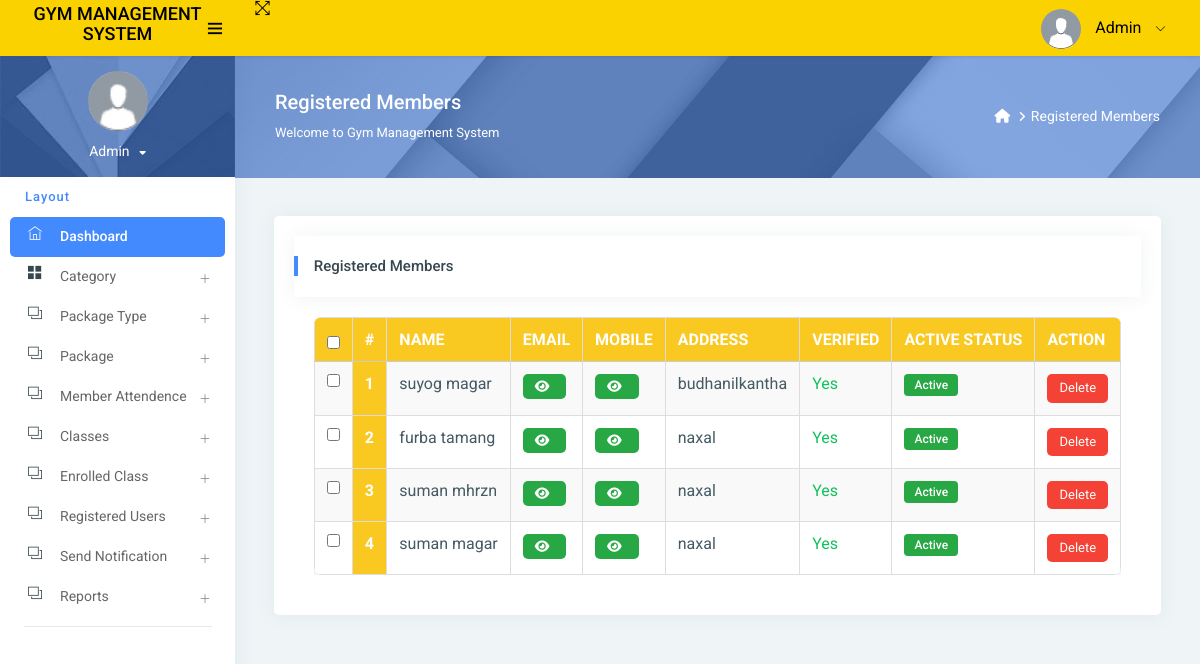
The page /reg_member/ (signed in) on the database as committed earlier.
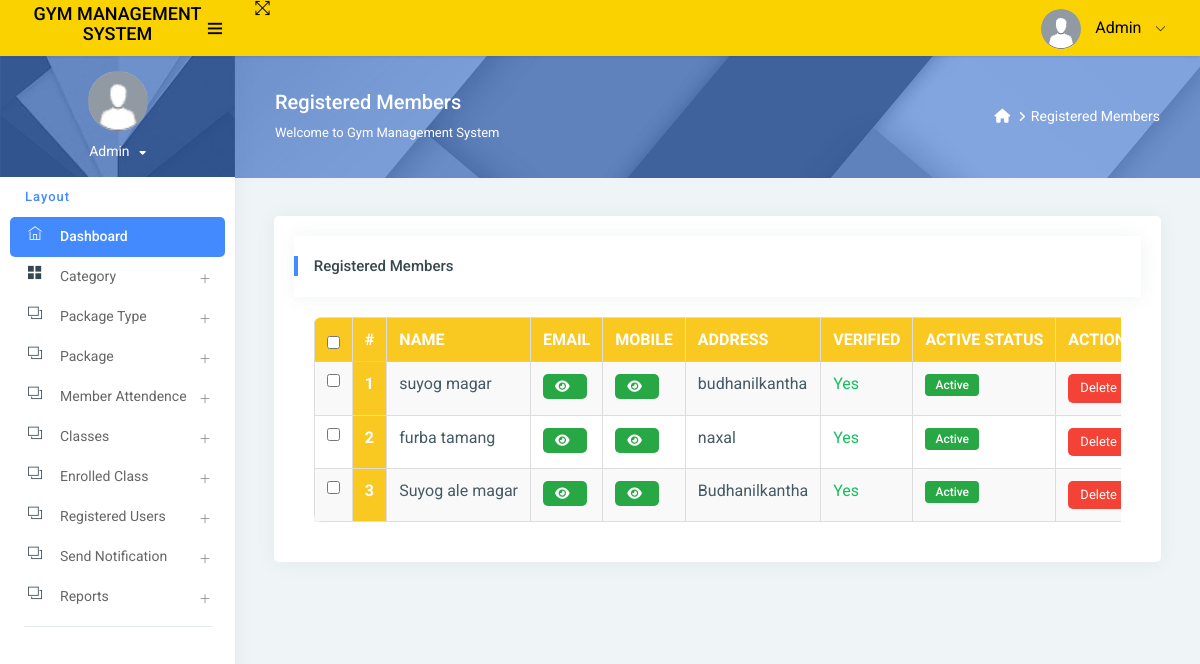
The same page on the database as committed later.
### app/models.py (models this page shows)
class Signup(models.Model):
    user = models.OneToOneField(User, on_delete=models.CASCADE, null=True)  # One-to-One link with User
    mobile = models.CharField(max_length=15, null=True)
    state = models.CharField(max_length=150, null=True)
    city = models.CharField(max_length=150, null=True)
    address = models.CharField(max_length=200, null=True)
    creationdate = models.DateTimeField(auto_now_add=True)
    def __str__(self):
        return self.user.username

### app/views.py (the view)
# urls.py: path('reg_member/', reg_member, name="reg_member"),
@login_required(login_url='/admin_login/')
def reg_member(request):
    data = Signup.objects.all()
    print(data)
    d = {'data': data}
    return render(request, "admin/reg_member.html", locals())

### templates/admin/reg_member.html (shortened to what this page needs)
{% extends 'admin_base.html' %}
{% load static %}
{% block main %}
<link rel="stylesheet" href="https://cdnjs.cloudflare.com/ajax/libs/font-awesome/6.2.0/css/all.min.css" />
<div class="page-header">
    <div class="page-block">
        <div class="row align-items-center">
            <div class="col-md-8">
                <div class="page-header-title">
                    <h5 class="m-b-10">Registered Members</h5>
                    <p class="m-b-0">Welcome to Gym Management System</p>
                </div>
            </div>
            <div class="col-md-4">
                <ul class="breadcrumb-title">
                    <li class="breadcrumb-item">
                        <a href="{% url 'admin_home' %}"> <i class="fa fa-home"></i> </a>
                    </li>
                    <li class="breadcrumb-item"><a href="">Registered Members</a></li>
                </ul>
            </div>
        </div>
    </div>
</div>
<div class="pcoded-inner-content">
    <div class="main-body">
        <div class="page-wrapper">
            <div class="page-body">
                <div class="row">
                    <div class="col-md-12">
                        <div class="card">
                            <div class="card-block">
                                <div class="card-header">
                                    <h5> Registered Members</h5>
                                </div>
                                <div class="card-block table-border-style">
                                    <div class="table-responsive">
                                        <table class="table">
                                            <thead>
                                            <tr>
                                                <th><input type="checkbox" id="select-all" onclick="toggleSelectAll()"></th>
                                                <th>#</th>
                                                <th>Name</th>
                                                <th>Email</th>
                                                <th>Mobile</th>
                                                <th>Address</th>
                                                <th>Verified</th>
                                                <th>Active Status</th>
                                                <th>Action</th>
                                            </tr>
                                            </thead>
                                            <tbody>
                                            {% for i in data %}
                                            <tr>
                                                <td><input type="checkbox" class="select-member" data-member-id="{{ i.user_id }}"></td>
                                                <th scope="row">{{ forloop.counter }}</th>
                                                <td>{{ i.user.first_name }} {{ i.user.last_name }}</td>
                                                <td>
                                                    <button type="button" class="btn btn-success" id="email-btn-{{ forloop.counter }}" onclick="togglePassword('email-{{ forloop.counter }}', this.id)">
                                                        <i class="fa fa-eye"></i>
                                                    </button>
                                                </td>
                                                <td>
                                                    <button type="button" class="btn btn-success" id="mobile-btn-{{ forloop.counter }}" onclick="togglePassword('mobile-{{ forloop.counter }}', this.id)">
                                                        <i class="fa fa-eye"></i>
                                                    </button>
                                                </td>
                                                <td>{{ i.address }}</td>
                                                <td>
                                                    {% if i.user.is_active %}
                                                    <span class="text-success">Yes</span>
                                                    {% endif %}
                                                </td>
                                                <td>
                                                    {% if i.user.is_active %}
                                                        <span class="badge badge-success">Active</span>
                                                    {% else %}
                                                        <span class="badge badge-danger">Inactive</span>
                                                    {% endif %}
                                                </td>
                                                <td>
                                                    <button class="btn btn-danger delete-button" data-user-id="{{ i.user.id }}">Delete</button>
                                                </td>
                                            </tr>
                                            {% endfor %}
                                            </tbody>
                                        </table>
                                    </div>
                                </div>
                            </div>
                        </div>
                    </div>
                </div>
            </div>
        </div>
    </div>
</div>
{% endblock %}

### templates/admin_base.html (shortened to what this page needs)
{% load static %}
<html lang="en">
<head>
    <link rel="stylesheet" href="{% static 'assets1/pages/waves/css/waves.min.css' %}" type="text/css" media="all">
    <link rel="stylesheet" type="text/css" href="{% static 'assets1/css/bootstrap/css/bootstrap.min.css' %}">
    <link rel="stylesheet" href="{% static 'assets1/pages/waves/css/waves.min.css' %}" type="text/css" media="all">
    <link rel="stylesheet" type="text/css" href="{% static 'assets1/icon/themify-icons/themify-icons.css' %}">
    <link rel="stylesheet" type="text/css" href="{% static 'assets1/icon/font-awesome/css/font-awesome.min.css' %}">
    <link rel="stylesheet" type="text/css" href="{% static 'assets1/css/jquery.mCustomScrollbar.css' %}">
    <link rel="stylesheet" href="https://www.amcharts.com/lib/3/plugins/export/export.css" type="text/css" media="all"/>
    <link rel="stylesheet" type="text/css" href="{% static 'assets1/css/style.css' %}">
</head>
<body>
<div id="pcoded" class="pcoded">
    <div class="pcoded-container navbar-wrapper">
        <nav class="navbar header-navbar pcoded-header">
            <div class="navbar-wrapper">
                <div class="navbar-logo">
                    <a class="mobile-menu waves-effect waves-light" id="mobile-collapse" href="#!">
                        <i class="ti-menu"></i>
                    </a>
                    <a href="{% url 'admin_home' %}" class="gym-logo">
                        <h2 style="font-size: 18px;">GYM Management System</h2>
                    </a>
                </div>
                <div class="navbar-container container-fluid">
                    <ul class="nav-left">
                        <li>
                            <a href="#!" onclick="javascript:toggleFullScreen()" class="waves-effect waves-light">
                                <i class="ti-fullscreen"></i>
                            </a>
                        </li>
                    </ul>
                    <ul class="nav-right">
                        <li class="user-profile header-notification">
                            <a href="#!" class="waves-effect waves-light">
                                <img src="{% static 'assets1/images/avatar-blank.jpg' %}" class="img-radius"
                                     alt="">
                                <span>Admin</span>
                                <i class="ti-angle-down"></i>
                            </a>
                        </li>
                    </ul>
                </div>
            </div>
        </nav>
        <div class="pcoded-main-container">
            <div class="pcoded-wrapper">
                <nav class="pcoded-navbar">
                    <div class="pcoded-inner-navbar main-menu">
                        <div class="">
                            <div class="main-menu-header">
                                <img class="img-80 img-radius" src="{% static 'assets1/images/avatar-blank.jpg' %}"
                                     alt="">
                                <div class="user-details">
                                    <span id="more-details">Admin<i class="fa fa-caret-down"></i></span>
                                </div>
                            </div>
                        </div>
                        <div class="pcoded-navigation-label" data-i18n="nav.category.navigation">Layout</div>
                        <ul class="pcoded-item pcoded-left-item">
                            <li class="active">
                                <a href="{% url 'admin_home' %}" class="waves-effect waves-dark">
                                    <span class="pcoded-micon"><i class="ti-home"></i><b>D</b></span>
                                    <span class="pcoded-mtext" data-i18n="nav.dash.main">Dashboard</span>
                                </a>
                            </li>
                            <li class="pcoded-hasmenu">
                                <a href="javascript:void(0)" class="waves-effect waves-dark">
                                    <span class="pcoded-micon"><i class="ti-layout-grid2-alt"></i></span>
                                    <span class="pcoded-mtext" data-i18n="nav.basic-components.main">Category</span>
                                </a>
                            </li>
                            <li class="pcoded-hasmenu">
                                <a href="javascript:void(0)" class="waves-effect waves-dark">
                                    <span class="pcoded-micon"><i class="ti-layers"></i></span>
                                    <span class="pcoded-mtext"
                                          data-i18n="nav.basic-components.main">Package Type </span>
                                </a>
                            </li>
                            <li class="pcoded-hasmenu">
                                <a href="javascript:void(0)" class="waves-effect waves-dark">
                                    <span class="pcoded-micon"><i class="ti-layers"></i></span>
                                    <span class="pcoded-mtext"
                                          data-i18n="nav.basic-components.main"> Package</span>
                                </a>
                            </li>
                            <li class="pcoded-hasmenu">
                                <a href="javascript:void(0)" class="waves-effect waves-dark">
                                    <span class="pcoded-micon"><i class="ti-layers"></i></span>
                                    <span class="pcoded-mtext"
                                          data-i18n="nav.basic-components.main">Member Attendence </span>
                                </a>
                            </li>
                            <li class="pcoded-hasmenu">
                                <a href="javascript:void(0)" class="waves-effect waves-dark">
                                    <span class="pcoded-micon"><i class="ti-layers"></i></span>
                                    <span class="pcoded-mtext"
                                          data-i18n="nav.basic-components.main"> Classes</span>
                                </a>
                                </li>
                            <li class="pcoded-hasmenu">
                                <a href="javascript:void(0)" class="waves-effect waves-dark">
                                    <span class="pcoded-micon"><i class="ti-layers"></i></span>
                                    <span class="pcoded-mtext"
                                          data-i18n="nav.basic-components.main">Enrolled Class</span>
                                </a>
                            </li>
                               <li class="pcoded-hasmenu">
                                <a href="javascript:void(0)" class="waves-effect waves-dark">
                                    <span class="pcoded-micon"><i class="ti-layers"></i></span>
                                    <span class="pcoded-mtext"
                                          data-i18n="nav.basic-components.main"> Registered Users</span>
                                </a>
                            </li>
                            <li class="pcoded-hasmenu">
                                <a href="javascript:void(0)" class="waves-effect waves-dark">
                                    <span class="pcoded-micon"><i class="ti-layers"></i></span>
                                    <span class="pcoded-mtext"
                                          data-i18n="nav.basic-components.main">Send Notification</span>
                                </a>
                            <li class="pcoded-hasmenu">
                                <a href="javascript:void(0)" class="waves-effect waves-dark">
                                    <span class="pcoded-micon"><i class="ti-layers"></i></span>
                                    <span class="pcoded-mtext"
                                          data-i18n="nav.basic-components.main">Reports</span>
                                </a>
                            </li>
                        </ul>
                    </div>
                </nav>
                <div class="pcoded-content">
                    {% block main %}
                    {% endblock %}
                </div>
            </div>
        </div>
    </div>
</div>
</body>
</html>

### templates/admin/reg_member.html (style rules this page uses)
.table-responsive { font-size: 13px; }
.table { width: 100%; border-collapse: collapse; box-shadow: 0 4px 8px rgba(0, 0, 0, 0.1); border-radius: 8px; overflow: hidden; }
.table th, .table td { padding: 12px; text-align: left; border: 1px solid #ddd; }
.table th { background-color: #f9c922; color: #fff; font-weight: bold; text-transform: uppercase; }
.table tbody tr:nth-child(odd) { background-color: #f9f9f9; }
.btn-danger, .btn-success { padding: 6px 12px; font-size: 13px; border-radius: 5px; }
.btn-danger { background-color: #f44336; border: none; color: white; }
.btn-success { background-color: #28a745; border: none; color: white; }
.badge { padding: 5px 10px; border-radius: 4px; font-size: 12px; font-weight: 500; }
.badge-success { background-color: #28a745; color: white; }

### templates/admin_base.html (style rules this page uses)
.gym-logo { text-decoration: none; color: #333; }
.navbar.header-navbar.pcoded-header { background-color: #FAD200 !important; }
.navbar.header-navbar.pcoded-header .navbar-wrapper { background-color: #FAD200 !important; }
.pcoded-navbar { background: #FAD200 !important; }
.navbar.header-navbar.pcoded-header a, .pcoded-navbar a { color: #000 !important; }

Rows that differ between the two databases and show on the page:
removed Signup: user.first_name "suman", user.last_name "mhrzn", address "naxal", shows "Yes", shows "Active"
removed Signup: user.first_name "suman", user.last_name "magar", address "naxal", shows "Yes", shows "Active"
added Signup: user.first_name "Suyog", user.last_name "ale magar", address "Budhanilkantha", shows "Yes", shows "Active"
